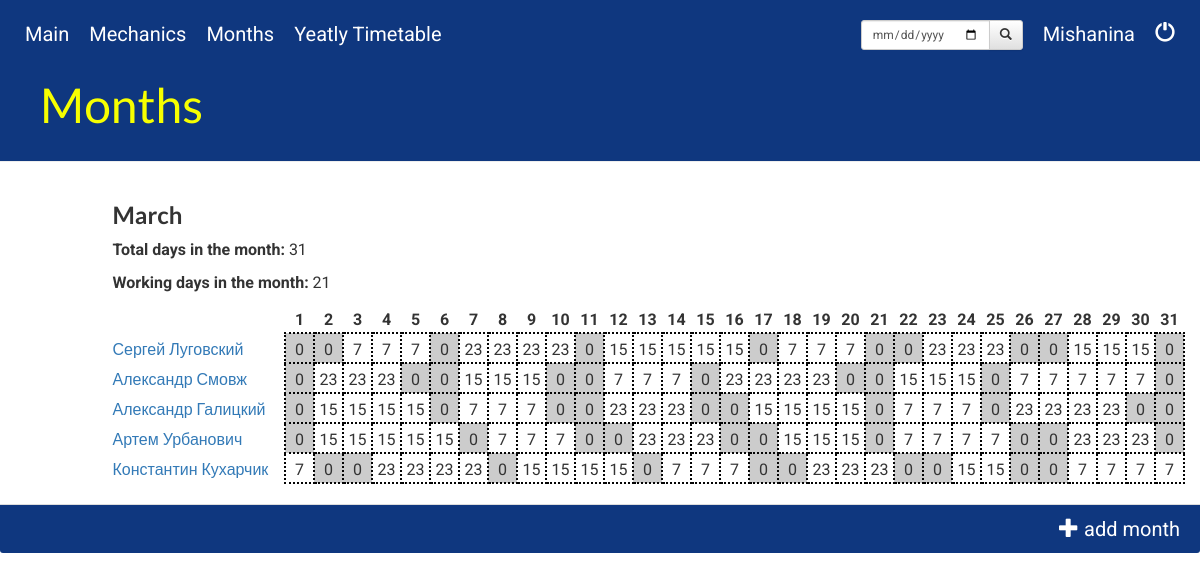
Screenshot of /months/92March (signed in) with the database file from the repository.
### TimeTable/models.py (models this page shows, shortened)
class Month(models.Model):
    MONTHS = (
    ('1', 'January'), ('2', 'February'), ('3', 'March',), ('4', 'April'), ('5', 'May',), ('6', 'June'), ('7', 'Jule'),
    ('8', 'August'), ('9', 'September'), ('10', 'October'), ('11', 'November'), ('12', 'December'))
    month = models.CharField(default='', max_length=200, choices=MONTHS)
    name = models.CharField(default='', max_length=50, null=True, blank=True)
    days_in_month = models.IntegerField(default=0, null=True, blank=True)
    week_days = models.CharField(default='', max_length=250, null=True, blank=True)
    public_holidays = models.CharField(default='', max_length=20, null=True, blank=True, help_text='Enter the the days '
                                                                                                   'of public holidays '
                                                                                                   'in this month. If '
                                                                                                   'there are several '
                                                                                                   'holidays, please '
                                                                                                   'enter in one line '
                                                                                                   'with comma-'
                                                                                                   'separate')
    free_days = models.CharField(default='', max_length=20, null=True, blank=True, help_text='Enter the day that '
                                                                                             'is free of work. If '
                                                                                             'there are several '
                                                                                             'days, please '
                                                                                             'enter in one line '
                                                                                             'with comma-separate')
    working_days = models.IntegerField(default=0, null=True, blank=True)
    class Meta:
        permissions = (('can_add_month', 'Create a month'),)

class Mechanic(models.Model):
    name = models.CharField(max_length=50)
    surname = models.CharField(max_length=50)
    phone = models.BigIntegerField(default=0, null=True, blank=True)
    address = models.CharField(max_length=250)
    timetable_number = models.IntegerField(default=0, unique=True)
    class Meta:
        permissions = (('can_add_mod_mechanic', 'Create and modify mechanic'),)
    def __str__(self):
        if self.name is None or self.surname is None:
            return "ERROR NAME OR SURNAME IS NULL"
        return '{} {}'.format(self.name, self.surname)

### TimeTable/views.py (the view)
# urls.py: path('months/<int:month_id><str:month_name>', views.month_info, name='month_info'),
@login_required()
def month_info(request, month_id, month_name):
    month = Month.objects.get(id=month_id)
    days = month.days_in_month
    days_list = [i+1 for i in range(days)]
    table = month.month_name.all()
    month_list = []
    for item in table:
        mechanic = item.mechanic_id
        mech_id = item.mechanic_id.id
        timetable = json.loads(item.timetable)
        month_tuple = (mechanic,timetable,mech_id)
        month_list.append(month_tuple)
    return render(request, 'month_info.html', context={'month': month, 'month_list':month_list, 'days':days_list})

### TimeTable/templates/month_info.html
{% extends 'months.html' %}
{% block content %}
    <h3><b>{{month.name}}</b></h3>
    <p><b>Total days in the month:</b> {{month.days_in_month}}</p>
    <p><b>Working days in the month:</b> {{month.working_days}}</p>
    <table width="100%">
        <tr>
            <td></td>
            {% for day in days %}
            <td align="center"><b>{{day}}</b></td>
            {% endfor %}
        </tr>
        {% for table in month_list %}
        <tr>
            <td class="leftcol">
                    {% with table.2 as mechanic_id %}
                    {% with table.0 as name %}
                        <a href="{% url 'mechanic_info' mechanic_id=mechanic_id mechanic_name=name%}">{{ name }}</a>
                    {% endwith %}
                    {% endwith %}
            </td>
            {% with table.1 as timetable %}
                {% for item in timetable %}
                <td id='rightcol' align="center" {% if item == 0 %} bgcolor="#ccc" {% endif %}>{{item}}</td>
                {% endfor %}
            {% endwith %}
        </tr>
        {% endfor %}
    </table>
{% endblock %}

### TimeTable/templates/base.html (shortened to what this page needs)
<!DOCTYPE html>
<html>
    <head>
        <link rel="stylesheet" href="//maxcdn.bootstrapcdn.com/bootstrap/3.2.0/css/bootstrap.min.css">
        <link rel="stylesheet" href="//maxcdn.bootstrapcdn.com/bootstrap/3.2.0/css/bootstrap-theme.min.css">
         {% load static %}
        <link rel="stylesheet" href="{% static 'css/timetable.css' %}">
    </head>
    <body>
        <div class="page-header container-fluid">
            <div class="row">
                {% if user.is_authenticated %}
                <a href="{% url 'logout'%}?next={{request.path}}" class="top-menu pull-right"><span class="glyphicon glyphicon-off"></span></a>
                {% else %}
                <a href="{% url 'login'%}?next={{request.path}}" class="top-menu pull-right"><span class="glyphicon glyphicon-lock"></a>
                {% endif %}
                <p class="top-menu pull-right">{{ user.get_username | capfirst }}</p>
                <form class="form-inline pull-right" style="margin-right: 20px" action="{% url 'search' %}"
                          method="GET">
                    <div class="input-group">
                        <input type="date" class="form-control input-sm" placeholder="Поиск" name="q">
                        <div class="input-group-btn">
                            <button class="btn btn-sm btn-default" type="submit"><i class="glyphicon glyphicon-search"></i>
                            </button>
                        </div>
                    </div>
                </form>
                <a href="{% url 'home' %}" class="top-menu pull-left">Main</a>
                <a href="{% url 'mechanics' %}" class="top-menu pull-left">Mechanics</a>
                <a href="{% url 'months' %}" class="top-menu pull-left">Months</a>
                <a href="{% url 'time_table' %}" class="top-menu pull-left">Yeatly Timetable</a>
            </div>
            {% block head_page %}
            {% endblock %}
        </div>
        <div class="container">
                <div class="row">
                    <div class="col-md-16 col-md-offset-1">
                    {% block content %}
                    {% endblock %}
                    </div>
                </div>
        </div>
    </body>
    <footer>
        <div class="panel-footer">
            <div class="row">
                {% if perms.TimeTable.can_add_mechanic and perms.TimeTable.can_add_month and perms.TimeTable.can_add_mod_timetable%}
                {% block footer %}{% endblock %}
                {% endif %}
            </div>
        </div>
    </footer>
</html>

### TimeTable/static/css/timetable.css (style rules this page uses)
body { #padding-left: 15px; font-family: 'Roboto', sans-serif; font-size: 16px; }
.page-header { background-color: #0f377f; margin-top: 0; padding: 20px 20px 20px 40px; }
h1, h2, h3, h4 { font-family: 'Lato', sans-serif; }
.top-menu, .top-menu:hover, .top-menu:visited { color: #ffffff; float: right; font-size: 15pt; margin-right: 20px; }
.panel-footer { background-color: #0f377f; }
table { padding: 20px; margin-bottom: 20px; }
td, th { padding-top: 5px; }
#rightcol { border: 2px dotted #040404; width: 29px; margin-bottom: 2px; }

### rows the page displays
Month: name "March", days_in_month "31", working_days "21"
Mechanic: name+surname "Сергей Луговский", timetable "0" "0" "7" "7" "7" "0" "23" "23" "23" "23" "0" "15" "15" "15" "15" "15" "0" "7" "7" "7" "0" "0" "23" "23" "23" "0" "0" "15" "15" "15" "0"
Mechanic: name+surname "Александр Смовж", timetable "0" "23" "23" "23" "0" "0" "15" "15" "15" "0" "0" "7" "7" "7" "0" "23" "23" "23" "23" "0" "0" "15" "15" "15" "0" "7" "7" "7" "7" "7" "0"
Mechanic: name+surname "Александр Галицкий", timetable "0" "15" "15" "15" "15" "0" "7" "7" "7" "0" "0" "23" "23" "23" "0" "0" "15" "15" "15" "15" "0" "7" "7" "7" "0" "23" "23" "23" "23" "0" "0"
Mechanic: name+surname "Артем Урбанович", timetable "0" "15" "15" "15" "15" "15" "0" "7" "7" "7" "0" "0" "23" "23" "23" "0" "0" "15" "15" "15" "0" "7" "7" "7" "7" "0" "0" "23" "23" "23" "0"
Mechanic: name+surname "Константин Кухарчик", timetable "7" "0" "0" "23" "23" "23" "23" "0" "15" "15" "15" "15" "0" "7" "7" "7" "0" "0" "23" "23" "23" "0" "0" "15" "15" "0" "0" "7" "7" "7" "7"

### other values shown
{{ user.get_username | capfirst }} "Mishanina"
{{ day }} "1" "2" "3" "4" "5" "6" "7" "8" "9" "10" "11" "12" "13" "14" "15" "16" "17" "18" "19" "20" "21" "22" "23" "24" "25" "26" "27" "28" "29" "30" "31"
